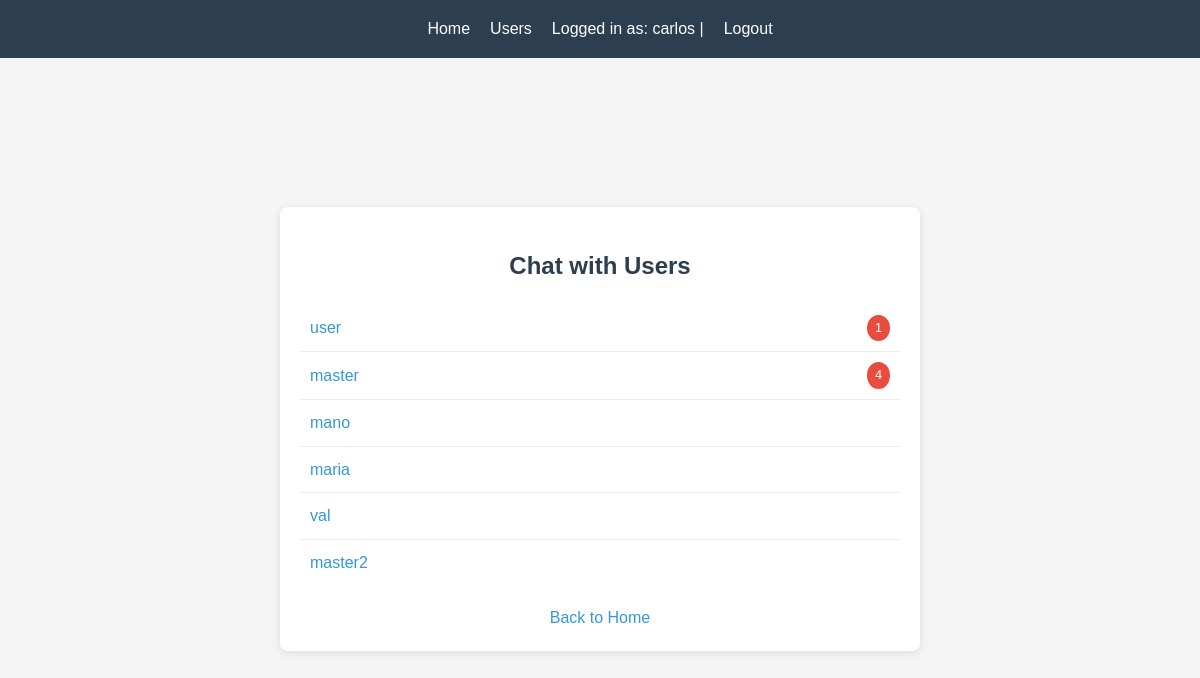
Screenshot of /users (signed in) with the database file from the repository.
### model.py (models this page shows, shortened)
class User(db.Model):
    id = db.Column(db.Integer, primary_key=True)
    username = db.Column(db.String(80), unique=True, nullable=False)
    email = db.Column(db.String(120), unique=True, nullable=False)
    password_hash = db.Column(db.String(128), nullable=False)
    created_at = db.Column(db.DateTime, default=datetime.utcnow)
    failed_login_attempts = db.Column(db.Integer, default=0)
    last_failed_login = db.Column(db.DateTime, nullable=True)
    is_locked = db.Column(db.Boolean, default=False)

### main.py (the view)
@app.route("/users")
def users():
    if not session.get("user_id"):
        return redirect(url_for("login"))
    try:
        current_user_id = int(session.get("user_id"))
        users_list = User.query.filter(User.id != current_user_id).all()
        unread_counts = {}
        for user in users_list:
            count = DirectMessage.query.filter_by(
                sender_id=user.id,
                recipient_id=current_user_id,
                is_read=False
            ).count()
            if count > 0:
                unread_counts[user.id] = count
        return render_template("users.html", users=users_list, unread_counts=unread_counts)
    except Exception as e:
        print(f"Error in users route: {e}")
        return render_template("home.html", error="An error occurred when trying to view users. Please try again.")

### main.py (called while the page is built)
@app.context_processor
def utility_processor():
    return dict(get_file_icon_class=get_file_icon_class)

### templates/users.html
{% extends 'base.html' %} {% block content %}
<div class="users-container">
  <h2>Chat with Users</h2>
  <div class="users-list">
    {% if users %}
      {% for user in users %}
        <div class="user-item">
          <a href="{{ url_for('direct_chat', user_id=user.id) }}">{{ user.username }}</a>
          {% if unread_counts.get(user.id, 0) > 0 %}
            <span class="unread-badge">{{ unread_counts.get(user.id) }}</span>
          {% endif %}
        </div>
      {% endfor %}
    {% else %}
      <p>No other users found.</p>
    {% endif %}
  </div>
  <div class="back-button">
    <a href="{{ url_for('home') }}">Back to Home</a>
  </div>
</div>
{% endblock %}

### static/css/style.css (style rules this page uses)
body { font-family: 'Arial', sans-serif; line-height: 1.6; margin: 0; padding: 0; background-color: #f5f5f5; display: flex; flex-direction: column; min-height: 100vh; }
.users-container { background-color: white; border-radius: 8px; box-shadow: 0 2px 10px rgba(0, 0, 0, 0.1); padding: 20px; width: 100%; max-width: 600px; margin: 0 auto; }
.users-container h2 { text-align: center; margin-bottom: 20px; color: #2c3e50; }
.users-list { margin-bottom: 20px; }
.user-item { padding: 10px; border-bottom: 1px solid #eee; display: flex; justify-content: space-between; align-items: center; }
.user-item:last-child { border-bottom: none; }
.user-item a { color: #3498db; text-decoration: none; }
.unread-badge { background-color: #e74c3c; color: white; border-radius: 50%; padding: 3px 8px; font-size: 0.8rem; }
.back-button { text-align: center; }
.back-button a { color: #3498db; text-decoration: none; }

### rows the page displays
User: username "user", get "1"
User: username "master", get "4"
User: username "mano"
User: username "maria"
User: username "val"
User: username "master2"

### other values shown
{{ session.username }} "carlos"
